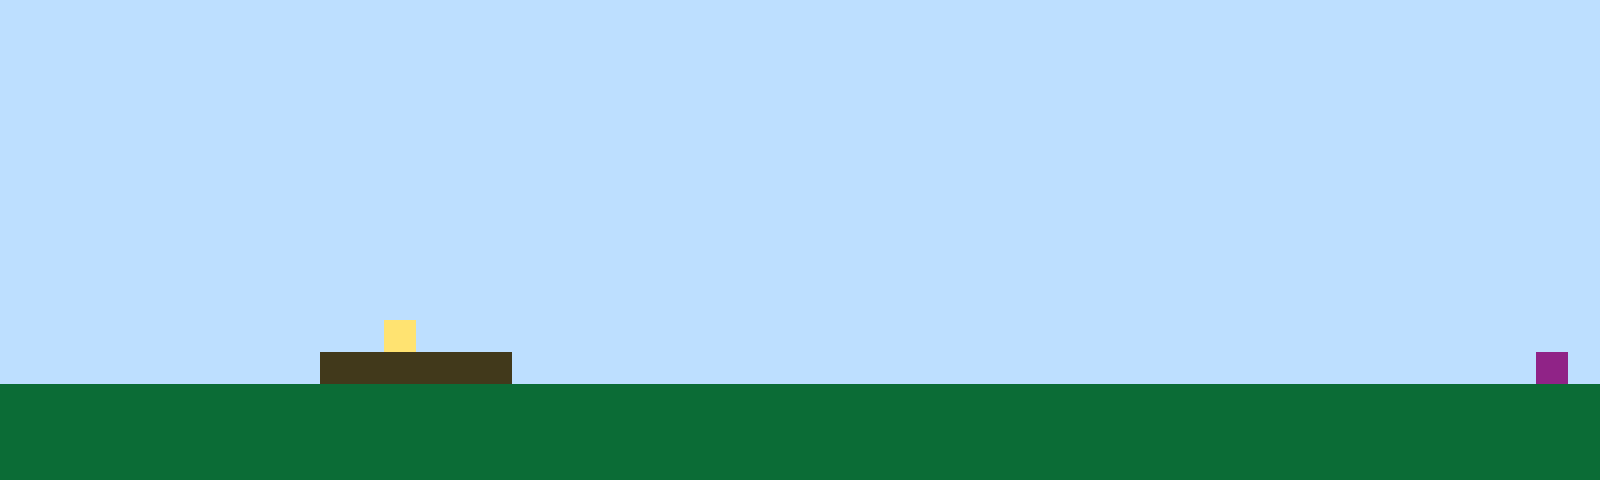

Below is a game level as drawn by its tile map, then a one-line description and the .tmx file that defines it, in full:
An orthogonal 50x15 tile map with 32x32 px tiles, 1 tile layer (Tile Layer 1).

<map version="1.10" tiledversion="1.11.2" orientation="orthogonal" renderorder="right-up" width="50" height="15" tilewidth="32" tileheight="32" infinite="0" nextlayerid="2" nextobjectid="1"><editorsettings><export target="map1.csv" format="csv" /></editorsettings><tileset firstgid="1" name="sprites" tilewidth="32" tileheight="32" tilecount="6" columns="3"><image source="sprites.png" width="96" height="64" /></tileset><layer id="1" name="Tile Layer 1" width="50" height="15"><data encoding="csv">1,1,1,1,1,1,1,1,1,1,1,1,1,1,1,1,1,1,1,1,1,1,1,1,1,1,1,1,1,1,1,1,1,1,1,1,1,1,1,1,1,1,1,1,1,1,1,1,1,1,1,1,1,1,1,1,1,1,1,1,1,1,1,1,1,1,1,1,1,1,1,1,1,1,1,1,1,1,1,1,1,1,1,1,1,1,1,1,1,1,1,1,1,1,1,1,1,1,1,1,1,1,1,1,1,1,1,1,1,1,1,1,1,1,1,1,1,1,1,1,1,1,1,1,1,1,1,1,1,1,1,1,1,1,1,1,1,1,1,1,1,1,1,1,1,1,1,1,1,1,1,1,1,1,1,1,1,1,1,1,1,1,1,1,1,1,1,1,1,1,1,1,1,1,1,1,1,1,1,1,1,1,1,1,1,1,1,1,1,1,1,1,1,1,1,1,1,1,1,1,1,1,1,1,1,1,1,1,1,1,1,1,1,1,1,1,1,1,1,1,1,1,1,1,1,1,1,1,1,1,1,1,1,1,1,1,1,1,1,1,1,1,1,1,1,1,1,1,1,1,1,1,1,1,1,1,1,1,1,1,1,1,1,1,1,1,1,1,1,1,1,1,1,1,1,1,1,1,1,1,1,1,1,1,1,1,1,1,1,1,1,1,1,1,1,1,1,1,1,1,1,1,1,1,1,1,1,1,1,1,1,1,1,1,1,1,1,1,1,1,1,1,1,1,1,1,1,1,1,1,1,1,1,1,1,1,1,1,1,1,1,1,1,1,1,1,1,1,1,1,1,1,1,1,1,1,1,1,1,1,1,1,1,1,1,1,1,1,1,1,1,1,1,1,1,1,1,1,1,1,1,1,1,1,1,1,1,1,1,1,1,1,1,1,1,1,1,1,1,1,1,1,1,1,1,1,1,1,1,1,1,1,1,1,1,1,1,1,1,1,1,1,1,1,1,1,1,1,1,1,1,1,1,1,1,1,1,1,1,1,1,1,1,1,1,1,1,1,1,1,1,1,1,1,1,1,1,1,1,1,1,1,1,1,1,1,1,1,1,1,1,1,1,1,1,1,1,1,1,1,1,1,1,1,1,1,1,1,1,1,1,1,1,1,1,1,1,1,1,1,1,1,1,1,1,1,1,1,1,1,1,1,4,1,1,1,1,1,1,1,1,1,1,1,1,1,1,1,1,1,1,1,1,1,1,1,1,1,1,1,1,1,1,1,1,1,1,1,1,1,1,1,1,1,1,1,1,1,1,1,3,3,3,3,3,3,1,1,1,1,1,1,1,1,1,1,1,1,1,1,1,1,1,1,1,1,1,1,1,1,1,1,1,1,1,1,1,1,6,1,2,2,2,2,2,2,2,2,2,2,2,2,2,2,2,2,2,2,2,2,2,2,2,2,2,2,2,2,2,2,2,2,2,2,2,2,2,2,2,2,2,2,2,2,2,2,2,2,2,2,2,2,2,2,2,2,2,2,2,2,2,2,2,2,2,2,2,2,2,2,2,2,2,2,2,2,2,2,2,2,2,2,2,2,2,2,2,2,2,2,2,2,2,2,2,2,2,2,2,2,2,2,2,2,2,2,2,2,2,2,2,2,2,2,2,2,2,2,2,2,2,2,2,2,2,2,2,2,2,2,2,2,2,2,2,2,2,2,2,2,2,2,2,2,2,2,2,2,2,2</data></layer></map>
